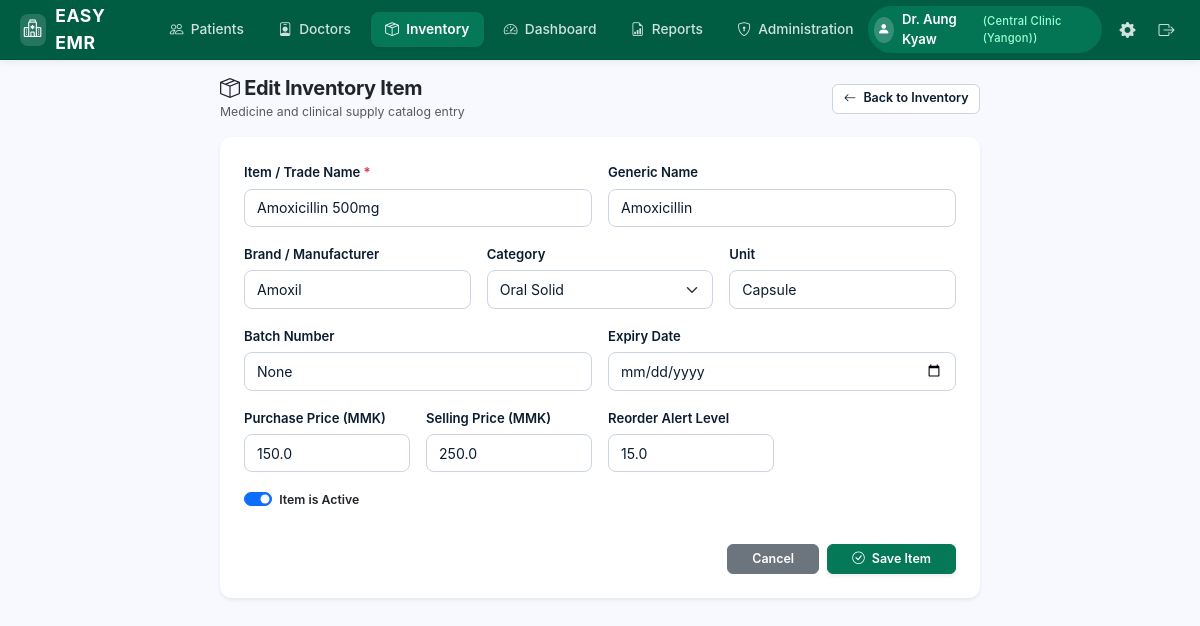
/inventory/items/2/edit (signed in), run on the app's committed database.
### app/models.py (models this page shows, shortened)
class Account(db.Model):
    __tablename__ = 'accounts'
    id = db.Column(db.Integer, primary_key=True)
    phone_number = db.Column(db.String(32), unique=True, nullable=False, index=True)
    clinic_name = db.Column(db.String(128), nullable=False, default='Central Clinic')
    doctor_name = db.Column(db.String(128), nullable=False, default='Dr. Aung Kyaw')
    password_hash = db.Column(db.String(255), nullable=False)
    is_active = db.Column(db.Boolean, default=True, nullable=False)
    created_at = db.Column(db.DateTime, default=datetime.utcnow, nullable=False)
    updated_at = db.Column(db.DateTime, default=datetime.utcnow, onupdate=datetime.utcnow, nullable=False)
    def is_administrator(self):
        return True

class InventoryItem(db.Model):
    __tablename__ = 'inventory_items'
    id = db.Column(db.Integer, primary_key=True)
    item_name = db.Column(db.String(255), nullable=False, index=True)
    generic_name = db.Column(db.String(255), nullable=True)
    brand = db.Column(db.String(128), nullable=True)
    category_id = db.Column(db.Integer, db.ForeignKey('inventory_categories.id', ondelete='SET NULL'), nullable=True)
    unit = db.Column(db.String(64), nullable=True)  # Tab, Cap, Bottle, Vial, etc.
    batch_number = db.Column(db.String(64), nullable=True)
    expiry_date = db.Column(db.Date, nullable=True)
    quantity = db.Column(db.Float, default=0.0, nullable=False)
    purchase_price = db.Column(db.Float, default=0.0, nullable=False)
    selling_price = db.Column(db.Float, default=0.0, nullable=False)
    reorder_level = db.Column(db.Float, default=10.0, nullable=False)
    is_active = db.Column(db.Boolean, default=True, nullable=False)
    created_at = db.Column(db.DateTime, default=datetime.utcnow, nullable=False)
    updated_at = db.Column(db.DateTime, default=datetime.utcnow, onupdate=datetime.utcnow, nullable=False)
    transactions = db.relationship('InventoryTransaction', backref='item', cascade='all, delete-orphan', lazy='dynamic')

class InventoryCategory(db.Model):
    __tablename__ = 'inventory_categories'
    id = db.Column(db.Integer, primary_key=True)
    name = db.Column(db.String(128), unique=True, nullable=False)
    description = db.Column(db.String(255), nullable=True)
    items = db.relationship('InventoryItem', backref='category', lazy='dynamic')

### app/routes.py (the view, shortened to what this page needs)
@inventory_bp.route('/inventory/items/<int:item_id>/edit', methods=['GET', 'POST'])
@login_required
def edit_item(item_id):
    item = InventoryItem.query.get_or_404(item_id)
    categories = InventoryCategory.query.order_by(InventoryCategory.name).all()
    return render_template(
        'inventory/form.html',
        item=item,
        categories=categories,
        active_tab='inventory'
    )

### app/extensions.py (called while the page is built)
def generate_csrf_token():
    if '_csrf_token' not in session:
        session['_csrf_token'] = secrets.token_hex(32)
    return session['_csrf_token']

def init_csrf(app):
    @app.before_request
    def check_csrf():
        if not current_app.config.get('WTF_CSRF_ENABLED', True):
            return
        if request.method in ('POST', 'PUT', 'PATCH', 'DELETE'):
            token = request.form.get('csrf_token') or request.headers.get('X-CSRFToken')
            expected = session.get('_csrf_token')
            if not expected or not token or not secrets.compare_digest(token, expected):
                abort(400, description="Invalid or missing CSRF token.")
    @app.context_processor
    def inject_csrf():
        return dict(csrf_token=generate_csrf_token)

### app/helpers.py (called while the page is built)
def login_required(f):
    @wraps(f)
    def decorated_function(*args, **kwargs):
        if '_account_id' not in session and '_user_id' not in session:
            flash('Please log in to access this page.', 'warning')
            return redirect(url_for('auth.login', next=request.url))
        return f(*args, **kwargs)
    return decorated_function

def get_current_user():
    from flask import g, session
    sess_key = (session.get('_account_id'), session.get('_user_id'))
    if not any(sess_key):
        return None
    if getattr(g, '_current_user_sess_key', None) == sess_key and getattr(g, 'current_user', None) is not None:
        return g.current_user
    user = None
    if '_account_id' in session:
        from app.models import Account
        user = db.session.get(Account, session['_account_id'])
    elif '_user_id' in session:
        from app.models import User
        user = db.session.get(User, session['_user_id'])
    g._current_user_sess_key = sess_key
    g.current_user = user
    return user

### app/templates/inventory/form.html (shortened to what this page needs)
{% extends "base.html" %}
{% block content %}
<div class="row justify-content-center">
    <div class="col-lg-8">
        <div class="d-flex justify-content-between align-items-center mb-3">
            <div>
                <h5 class="fw-bold mb-0 text-dark">
                    <i class="bi bi-box-seam"></i> {% if item %}Edit Inventory Item{% else %}Register Inventory Item{% endif %}
                </h5>
                <small class="text-muted">Medicine and clinical supply catalog entry</small>
            </div>
            <a href="{{ url_for('inventory.inventory_list') }}" class="btn btn-outline-secondary btn-sm">
                <i class="bi bi-arrow-left"></i> Back to Inventory
            </a>
        </div>
        <form method="POST" action="{% if item %}{{ url_for('inventory.edit_item', item_id=item.id) }}{% else %}{{ url_for('inventory.new_item') }}{% endif %}" class="card border-0 shadow-sm p-4">
            <div class="row g-3 mb-3">
                <div class="col-md-6">
                    <label for="item_name" class="form-label small fw-semibold">Item / Trade Name <span class="text-danger">*</span></label>
                    <input type="text" name="item_name" id="item_name" class="form-control form-control-sm" placeholder="e.g. Paracetamol 500mg" required value="{{ item.item_name if item else '' }}">
                </div>
                <div class="col-md-6">
                    <label for="generic_name" class="form-label small fw-semibold">Generic Name</label>
                    <input type="text" name="generic_name" id="generic_name" class="form-control form-control-sm" placeholder="e.g. Acetaminophen" value="{{ item.generic_name if item else '' }}">
                </div>
            </div>
            <div class="row g-3 mb-3">
                <div class="col-md-4">
                    <label for="brand" class="form-label small fw-semibold">Brand / Manufacturer</label>
                    <input type="text" name="brand" id="brand" class="form-control form-control-sm" placeholder="e.g. Biogesic, GSK" value="{{ item.brand if item else '' }}">
                </div>
                <div class="col-md-4">
                    <label for="category_id" class="form-label small fw-semibold">Category</label>
                    <select name="category_id" id="category_id" class="form-select form-select-sm">
                        {% for c in categories %}
                            <option value="{{ c.id }}" {% if item and item.category_id == c.id %}selected{% endif %}>{{ c.name }}</option>
                        {% endfor %}
                    </select>
                </div>
                <div class="col-md-4">
                    <label for="unit" class="form-label small fw-semibold">Unit</label>
                    <input type="text" name="unit" id="unit" class="form-control form-control-sm" placeholder="e.g. Tablet, Capsule, Bottle, Vial" value="{{ item.unit if item else 'Tablet' }}">
                </div>
            </div>
            <div class="row g-3 mb-3">
                <div class="col-md-6">
                    <label for="batch_number" class="form-label small fw-semibold">Batch Number</label>
                    <input type="text" name="batch_number" id="batch_number" class="form-control form-control-sm" placeholder="e.g. B-20260901" value="{{ item.batch_number if item else '' }}">
                </div>
                <div class="col-md-6">
                    <label for="expiry_date" class="form-label small fw-semibold">Expiry Date</label>
                    <input type="date" name="expiry_date" id="expiry_date" class="form-control form-control-sm" value="{{ item.expiry_date.strftime('%Y-%m-%d') if item and item.expiry_date else '' }}">
                </div>
            </div>
            <div class="row g-3 mb-3">
                <div class="col-md-3">
                    <label for="purchase_price" class="form-label small fw-semibold">Purchase Price (MMK)</label>
                    <input type="number" step="any" name="purchase_price" id="purchase_price" class="form-control form-control-sm" value="{{ item.purchase_price if item else '0' }}">
                </div>
                <div class="col-md-3">
                    <label for="selling_price" class="form-label small fw-semibold">Selling Price (MMK)</label>
                    <input type="number" step="any" name="selling_price" id="selling_price" class="form-control form-control-sm" value="{{ item.selling_price if item else '0' }}">
                </div>
                <div class="col-md-3">
                    <label for="reorder_level" class="form-label small fw-semibold">Reorder Alert Level</label>
                    <input type="number" step="any" name="reorder_level" id="reorder_level" class="form-control form-control-sm" value="{{ item.reorder_level if item else '10' }}">
                </div>
            </div>
            {% if item %}
            <div class="mb-3 form-check form-switch">
                <input class="form-check-input" type="checkbox" name="is_active" id="is_active" value="1" {% if item.is_active %}checked{% endif %}>
                <label class="form-check-label small fw-semibold" for="is_active">Item is Active</label>
            </div>
            {% endif %}
            <div class="d-flex justify-content-end gap-2 mt-3">
                <a href="{{ url_for('inventory.inventory_list') }}" class="btn btn-secondary btn-sm px-4">Cancel</a>
                <button type="submit" class="btn btn-primary btn-sm px-4 shadow-sm">
                    <i class="bi bi-check-circle"></i> Save Item
                </button>
            </div>
        </form>
    </div>
</div>
{% endblock %}

### app/templates/base.html (shortened to what this page needs)
<!DOCTYPE html>
<html lang="en">
<head>
    <link rel="stylesheet" href="https://cdn.jsdelivr.net/npm/bootstrap@5.3.3/dist/css/bootstrap.min.css">
    <link rel="stylesheet" href="https://cdn.jsdelivr.net/npm/bootstrap-icons@1.11.3/font/bootstrap-icons.min.css">
    <link rel="stylesheet" href="{{ url_for('static', filename='css/custom.css') }}?v=3.0">
</head>
<body>
    {% if current_user %}
    <nav class="clinic-navbar">
        <a href="{{ url_for('patients.patients_list') }}" class="clinic-brand">
            <span class="clinic-brand-icon"><i class="bi bi-hospital"></i></span>
            <span>EASY EMR</span>
        </a>
        <ul class="clinic-nav-tabs">
            <li>
                <a href="{{ url_for('patients.patients_list') }}" class="clinic-nav-link {% if active_tab == 'patients' %}active{% endif %}">
                    <i class="bi bi-people"></i> Patients
                </a>
            </li>
            <li>
                <a href="{{ url_for('doctors.doctors_list') }}" class="clinic-nav-link {% if active_tab == 'doctors' %}active{% endif %}">
                    <i class="bi bi-person-badge"></i> Doctors
                </a>
            </li>
            <li>
                <a href="{{ url_for('inventory.inventory_list') }}" class="clinic-nav-link {% if active_tab == 'inventory' %}active{% endif %}">
                    <i class="bi bi-box-seam"></i> Inventory
                </a>
            </li>
            <li>
                <a href="{{ url_for('dashboard.index') }}" class="clinic-nav-link {% if active_tab == 'dashboard' %}active{% endif %}">
                    <i class="bi bi-speedometer2"></i> Dashboard
                </a>
            </li>
            <li>
                <a href="{{ url_for('reports.index') }}" class="clinic-nav-link {% if active_tab == 'reports' %}active{% endif %}">
                    <i class="bi bi-file-earmark-bar-graph"></i> Reports
                </a>
            </li>
            {% if current_user.is_administrator() %}
            <li>
                <a href="{{ url_for('administration.users_list') }}" class="clinic-nav-link {% if active_tab == 'administration' %}active{% endif %}">
                    <i class="bi bi-shield-lock"></i> Administration
                </a>
            </li>
            {% endif %}
        </ul>
        <div class="clinic-nav-right">
            <div class="user-profile-pill">
                <span class="user-avatar-circle"><i class="bi bi-person-fill"></i></span>
                <span>{{ current_user.doctor_name if current_user.doctor_name else current_user.username }}</span>
                <span class="user-role-badge">({{ current_user.clinic_name if current_user.clinic_name else (current_user.phone_number or current_user.role) }})</span>
            </div>
            {% if current_user.is_administrator() %}
            <a href="{{ url_for('settings.index') }}" class="settings-gear-btn {% if active_tab == 'settings' %}active{% endif %}" title="Global Settings">
                <i class="bi bi-gear-fill"></i>
            </a>
            {% endif %}
            <a href="{{ url_for('auth.logout') }}" class="logout-btn" title="Logout" data-turbo="false" data-no-instant>
                <i class="bi bi-box-arrow-right"></i>
            </a>
        </div>
    </nav>
    {% endif %}
    <main class="container-fluid py-3 px-4">
        {% block content %}{% endblock %}
    </main>
</body>
</html>

### data on the page
Account: doctor_name "Dr. Aung Kyaw", clinic_name "Central Clinic (Yangon)"
InventoryItem: item_name "Amoxicillin 500mg", generic_name "Amoxicillin", brand "Amoxil", category_id "Oral Solid", unit "Capsule", batch_number "None", purchase_price "150.0", selling_price "250.0", reorder_level "15.0", is_active "☑"
